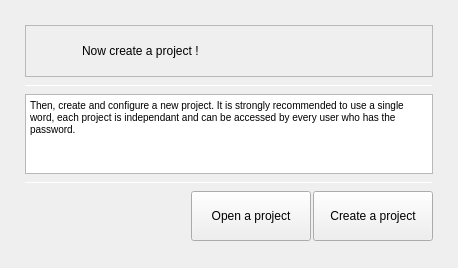
<?xml version="1.0" encoding="UTF-8"?>
<ui version="4.0">
 <class>Form</class>
 <widget class="QWidget" name="Form">
  <property name="geometry">
   <rect>
    <x>0</x>
    <y>0</y>
    <width>458</width>
    <height>268</height>
   </rect>
  </property>
  <property name="windowTitle">
   <string>Form</string>
  </property>
  <layout class="QHBoxLayout" name="horizontalLayout">
   <property name="leftMargin">
    <number>0</number>
   </property>
   <property name="topMargin">
    <number>0</number>
   </property>
   <property name="rightMargin">
    <number>0</number>
   </property>
   <property name="bottomMargin">
    <number>0</number>
   </property>
   <item>
    <layout class="QVBoxLayout" name="verticalLayout_3">
     <property name="spacing">
      <number>8</number>
     </property>
     <property name="leftMargin">
      <number>25</number>
     </property>
     <property name="topMargin">
      <number>25</number>
     </property>
     <property name="rightMargin">
      <number>25</number>
     </property>
     <property name="bottomMargin">
      <number>25</number>
     </property>
     <item>
      <widget class="QFrame" name="welcome_info_title_frame">
       <property name="sizePolicy">
        <sizepolicy hsizetype="Preferred" vsizetype="Fixed">
         <horstretch>0</horstretch>
         <verstretch>0</verstretch>
        </sizepolicy>
       </property>
       <property name="frameShape">
        <enum>QFrame::StyledPanel</enum>
       </property>
       <property name="frameShadow">
        <enum>QFrame::Raised</enum>
       </property>
       <layout class="QHBoxLayout" name="horizontalLayout_5">
        <property name="leftMargin">
         <number>0</number>
        </property>
        <property name="topMargin">
         <number>0</number>
        </property>
        <property name="rightMargin">
         <number>0</number>
        </property>
        <property name="bottomMargin">
         <number>0</number>
        </property>
        <item>
         <widget class="QLabel" name="welcome_info_image_label">
          <property name="minimumSize">
           <size>
            <width>50</width>
            <height>50</height>
           </size>
          </property>
          <property name="maximumSize">
           <size>
            <width>50</width>
            <height>50</height>
           </size>
          </property>
          <property name="text">
           <string/>
          </property>
         </widget>
        </item>
        <item>
         <widget class="QLabel" name="welcome_info_title_label">
          <property name="sizePolicy">
           <sizepolicy hsizetype="Preferred" vsizetype="Fixed">
            <horstretch>0</horstretch>
            <verstretch>0</verstretch>
           </sizepolicy>
          </property>
          <property name="text">
           <string>Now create a project !</string>
          </property>
         </widget>
        </item>
       </layout>
      </widget>
     </item>
     <item>
      <widget class="Line" name="line_2">
       <property name="maximumSize">
        <size>
         <width>16777215</width>
         <height>1</height>
        </size>
       </property>
       <property name="orientation">
        <enum>Qt::Horizontal</enum>
       </property>
      </widget>
     </item>
     <item>
      <widget class="QTextEdit" name="welcome_main_textEdit">
       <property name="sizePolicy">
        <sizepolicy hsizetype="Expanding" vsizetype="Minimum">
         <horstretch>0</horstretch>
         <verstretch>0</verstretch>
        </sizepolicy>
       </property>
       <property name="maximumSize">
        <size>
         <width>16777215</width>
         <height>80</height>
        </size>
       </property>
       <property name="html">
        <string>&lt;!DOCTYPE HTML PUBLIC &quot;-//W3C//DTD HTML 4.0//EN&quot; &quot;http://www.w3.org/TR/REC-html40/strict.dtd&quot;&gt;
&lt;html&gt;&lt;head&gt;&lt;meta name=&quot;qrichtext&quot; content=&quot;1&quot; /&gt;&lt;style type=&quot;text/css&quot;&gt;
p, li { white-space: pre-wrap; }
&lt;/style&gt;&lt;/head&gt;&lt;body style=&quot; font-family:'MS Shell Dlg 2'; font-size:7.8pt; font-weight:400; font-style:normal;&quot;&gt;
&lt;p style=&quot; margin-top:0px; margin-bottom:0px; margin-left:0px; margin-right:0px; -qt-block-indent:0; text-indent:0px;&quot;&gt;Then, create and configure a new project. It is strongly recommended to use a single word, each project is independant and can be accessed by every user who has the password. &lt;/p&gt;&lt;/body&gt;&lt;/html&gt;</string>
       </property>
       <property name="textInteractionFlags">
        <set>Qt::NoTextInteraction</set>
       </property>
      </widget>
     </item>
     <item>
      <widget class="Line" name="line">
       <property name="maximumSize">
        <size>
         <width>16777215</width>
         <height>1</height>
        </size>
       </property>
       <property name="orientation">
        <enum>Qt::Horizontal</enum>
       </property>
      </widget>
     </item>
     <item>
      <layout class="QHBoxLayout" name="horizontalLayout_6">
       <property name="spacing">
        <number>2</number>
       </property>
       <property name="topMargin">
        <number>0</number>
       </property>
       <item>
        <spacer name="horizontalSpacer">
         <property name="orientation">
          <enum>Qt::Horizontal</enum>
         </property>
         <property name="sizeHint" stdset="0">
          <size>
           <width>40</width>
           <height>20</height>
          </size>
         </property>
        </spacer>
       </item>
       <item>
        <widget class="QPushButton" name="open_pushButton">
         <property name="minimumSize">
          <size>
           <width>120</width>
           <height>50</height>
          </size>
         </property>
         <property name="text">
          <string>Open a project</string>
         </property>
        </widget>
       </item>
       <item>
        <widget class="QPushButton" name="create_pushButton">
         <property name="minimumSize">
          <size>
           <width>120</width>
           <height>50</height>
          </size>
         </property>
         <property name="text">
          <string>Create a project</string>
         </property>
        </widget>
       </item>
      </layout>
     </item>
    </layout>
   </item>
  </layout>
 </widget>
 <resources/>
 <connections/>
</ui>
